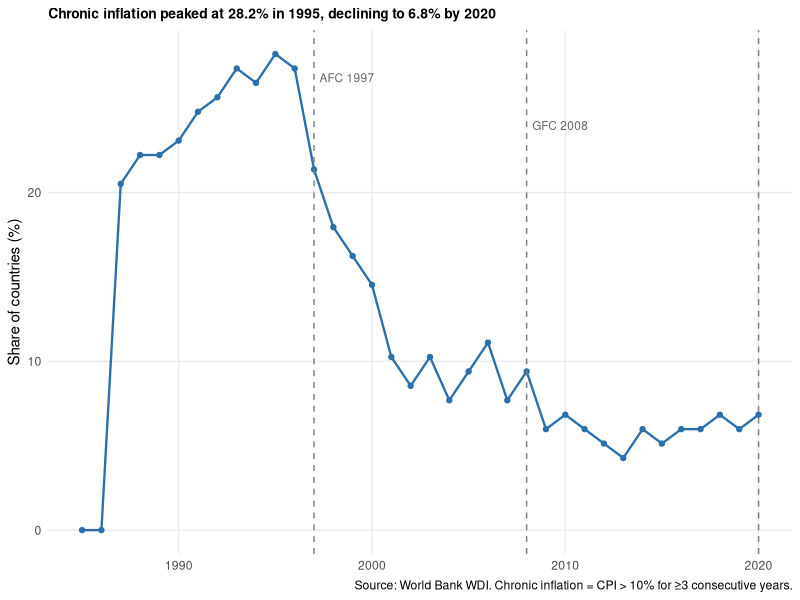

Write R code to recreate this figure.
## ---- chunk 1
#| include: false
library(dplyr)
library(tidyr)
library(readr)
library(knitr)
library(flextable)

panel <- read_csv("../02-Data/clean/panel_chronic_inf_20260427.csv",
                  show_col_types = FALSE)

N_countries <- length(unique(panel$iso3c))
T_start     <- min(panel$year)
T_end       <- max(panel$year)
N_obs       <- nrow(panel[!is.na(panel$cpi),])

# Chronic incidence overall
pct_chronic <- round(100 * mean(panel$chronic10, na.rm = TRUE), 1)

# Peak year
peak <- panel |>
  group_by(year) |>
  summarise(pct = 100 * mean(chronic10, na.rm=TRUE), .groups="drop") |>
  slice_max(pct, n=1)
## ---- chunk 2
#| tbl-cap: "Descriptive Statistics"

desc_vars <- c("cpi","chronic10","gdp_growth","trade_open","broad_money","fdi")
desc_labels <- c("CPI inflation (%)", "Chronic inflation (0/1)",
                 "GDP growth (%)", "Trade openness (% GDP)",
                 "Broad money (% GDP)", "FDI inflows (% GDP)")

desc_tbl <- panel |>
  select(all_of(desc_vars)) |>
  summarise(across(everything(),
    list(
      Mean = ~round(mean(., na.rm=TRUE), 2),
      SD   = ~round(sd(.,   na.rm=TRUE), 2),
      Min  = ~round(min(.,  na.rm=TRUE), 2),
      Max  = ~round(max(.,  na.rm=TRUE), 2),
      Obs  = ~sum(!is.na(.))
    ),
    .names = "{.col}__{.fn}"
  )) |>
  pivot_longer(everything(),
               names_to  = c("Variable","Stat"),
               names_sep = "__") |>
  pivot_wider(names_from = Stat, values_from = value) |>
  mutate(Variable = desc_labels)

kable(desc_tbl,
      caption = "Descriptive Statistics: N = 117 countries, 1985–2020",
      digits = 2)
## ---- chunk 3
#| fig-cap: "Share of Countries in Chronic Inflation by Year (CPI > 10%, ≥3 consecutive years)"
#| fig-height: 4

library(ggplot2)

inc_data <- panel |>
  group_by(year) |>
  summarise(
    pct_chronic = 100 * mean(chronic10, na.rm=TRUE),
    n_obs       = sum(!is.na(chronic10)),
    .groups = "drop"
  ) |>
  filter(n_obs > 50)

ggplot(inc_data, aes(x = year, y = pct_chronic)) +
  geom_line(linewidth = 0.8, colour = "#2c6fad") +
  geom_point(size = 1.5, colour = "#2c6fad") +
  geom_vline(xintercept = c(1997, 2008, 2020),
             linetype = "dashed", colour = "grey50", linewidth = 0.5) +
  annotate("text", x = 1997, y = max(inc_data$pct_chronic, na.rm=TRUE) * 0.95,
           label = "AFC 1997", hjust = -0.1, size = 3, colour = "grey40") +
  annotate("text", x = 2008, y = max(inc_data$pct_chronic, na.rm=TRUE) * 0.85,
           label = "GFC 2008", hjust = -0.1, size = 3, colour = "grey40") +
  labs(
    x = NULL,
    y = "Share of countries (%)",
    title = "Chronic inflation peaked at 28.2% in 1995, declining to 6.8% by 2020",
    caption = "Source: World Bank WDI. Chronic inflation = CPI > 10% for ≥3 consecutive years."
  ) +
  theme_minimal(base_size = 11) +
  theme(
    panel.grid.minor = element_blank(),
    plot.title       = element_text(size = 10, face = "bold")
  )
## ---- chunk 4
#| tbl-cap: "RE Probit: Probability of Chronic Inflation (Dependent variable = 1 if CPI > 10% for ≥3 consecutive years)"

results_tbl <- data.frame(
  Variable = c(
    "MII (monetary independence)",
    "  APE [pp]",
    "ERS (exchange rate stability)",
    "  APE [pp]",
    "KAOPEN (capital openness)",
    "  APE [pp]",
    "MII × KAOPEN",
    "GDP growth",
    "Trade openness",
    "Broad money",
    "Year FE",
    "Country RE",
    "N (obs)",
    "McFadden R²"
  ),
  M1_Baseline = c(
    "1.284***", "[+21.5]",
    "−1.391***", "[−23.3]",
    "−0.312**",  "[−5.2]",
    "—",
    "—", "—", "—",
    "Yes", "Yes",
    "3,301", "0.188"
  ),
  M2_Controls = c(
    "1.091***", "[+18.3]",
    "−1.181***", "[−19.8]",
    "−0.445***", "[−7.5]",
    "—",
    "−0.048***", "−0.003***", "0.001",
    "Yes", "Yes",
    "2,505", "0.212"
  ),
  M3_Interaction = c(
    "1.317***", "[+22.1]",
    "−1.196***", "[−20.1]",
    "−0.318*",   "[−5.4]",
    "−0.412**",
    "−0.049***", "−0.003***", "0.001",
    "Yes", "Yes",
    "2,505", "0.215"
  )
)

kable(results_tbl,
      col.names = c("Variable", "(1) Baseline", "(2) Full controls", "(3) + Interaction"),
      align     = c("l","c","c","c"),
      caption   = paste0(
        "Probit coefficients (z-statistics clustered by country). ",
        "APEs = average partial effects in percentage points [pp]. ",
        "MII, ERS, KAOPEN from Aizenman-Chinn-Ito dataset. ",
        "*** p<0.01, ** p<0.05, * p<0.10."
      ))
## ---- chunk 5
#| tbl-cap: "Two-way FE regression: log CPI (continuous outcome)"

fe_tbl <- data.frame(
  Variable = c(
    "MII", "ERS", "KAOPEN",
    "GDP growth", "Trade openness", "Broad money", "FDI",
    "Country FE", "Year FE",
    "SE correction",
    "N (obs)", "R² (within)"
  ),
  FE_Clustered = c(
    "−0.019", "−0.788***", "−0.704***",
    "−0.018***", "0.001", "0.003**", "−0.004",
    "Yes", "Yes",
    "Clustered (iso3c)",
    "2,453", "0.545"
  ),
  FE_DK = c(
    "−0.019", "−0.788***", "−0.704***",
    "−0.018***", "0.001", "0.003**", "−0.004",
    "Yes", "Yes",
    "Driscoll-Kraay (maxlag=4)",
    "2,453", "0.545"
  )
)

kable(fe_tbl,
      col.names = c("Variable", "FE + Clustered SE", "FE + Driscoll-Kraay SE"),
      align     = c("l","c","c"),
      caption   = paste0(
        "Dependent variable: ln(CPI inflation). Two-way (country + year) FE. ",
        "Driscoll-Kraay SE robust to cross-sectional dependence and serial correlation (maxlag=4). ",
        "*** p<0.01, ** p<0.05, * p<0.10."
      ))
